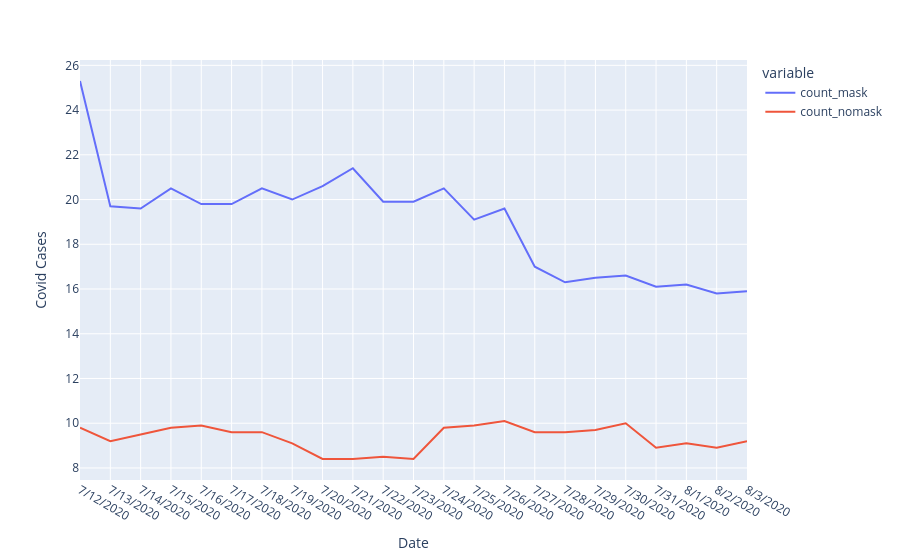

The notebook cell this image was saved under:
### Markdown cell above
3. Make a visualization of this data that is more accurate. Your visualization should more honestly tell the story.

               fig = pd.line(DF,x= ,y= )

### Code cell
fig = px.line(DF, x='Date', y=['count_mask', 'count_nomask'])
fig.update_layout(yaxis=dict(title=dict(text='Covid Cases')))
fig.show()

### Figure 1 — Plotly figure (JSON) as saved in the notebook; plotly's stock layout.template omitted (floating-point values rounded to 4 significant figures)
{"data": [{"hovertemplate": "variable=count_mask<br>Date=%{x}<br>value=%{y}<extra></extra>", "legendgroup": "count_mask", "line": {"color": "#636efa", "dash": "solid"}, "marker": {"symbol": "circle"}, "mode": "lines", "name": "count_mask", "orientation": "v", "showlegend": true, "type": "scatter", "x": ["7/12/2020", "7/13/2020", "7/14/2020", "7/15/2020", "7/16/2020", "7/17/2020", "7/18/2020", "7/19/2020", "7/20/2020", "7/21/2020", "7/22/2020", "7/23/2020", "7/24/2020", "7/25/2020", "7/26/2020", "7/27/2020", "7/28/2020", "7/29/2020", "7/30/2020", "7/31/2020", "8/1/2020", "8/2/2020", "8/3/2020"], "xaxis": "x", "y": [25.3, 19.7, 19.6, 20.5, 19.8, 19.8, 20.5, 20.0, 20.6, 21.4, 19.9, 19.9, 20.5, 19.1, 19.6, 17.0, 16.3, 16.5, 16.6, 16.1, 16.2, 15.8, 15.9], "yaxis": "y"}, {"hovertemplate": "variable=count_nomask<br>Date=%{x}<br>value=%{y}<extra></extra>", "legendgroup": "count_nomask", "line": {"color": "#EF553B", "dash": "solid"}, "marker": {"symbol": "circle"}, "mode": "lines", "name": "count_nomask", "orientation": "v", "showlegend": true, "type": "scatter", "x": ["7/12/2020", "7/13/2020", "7/14/2020", "7/15/2020", "7/16/2020", "7/17/2020", "7/18/2020", "7/19/2020", "7/20/2020", "7/21/2020", "7/22/2020", "7/23/2020", "7/24/2020", "7/25/2020", "7/26/2020", "7/27/2020", "7/28/2020", "7/29/2020", "7/30/2020", "7/31/2020", "8/1/2020", "8/2/2020", "8/3/2020"], "xaxis": "x", "y": [9.8, 9.2, 9.5, 9.8, 9.9, 9.6, 9.6, 9.1, 8.4, 8.4, 8.5, 8.4, 9.8, 9.9, 10.1, 9.6, 9.6, 9.7, 10.0, 8.9, 9.1, 8.9, 9.2], "yaxis": "y"}], "layout": {"legend": {"title": {"text": "variable"}, "tracegroupgap": 0}, "margin": {"t": 60}, "xaxis": {"anchor": "y", "domain": [0, 1], "title": {"text": "Date"}}, "yaxis": {"anchor": "x", "domain": [0, 1], "title": {"text": "Covid Cases"}}}}
